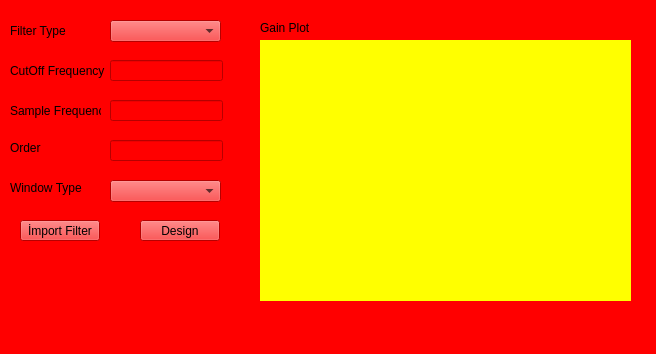
<?xml version="1.0" encoding="UTF-8"?>
<ui version="4.0">
 <class>FilterDesigner</class>
 <widget class="QMainWindow" name="FilterDesigner">
  <property name="geometry">
   <rect>
    <x>0</x>
    <y>0</y>
    <width>656</width>
    <height>354</height>
   </rect>
  </property>
  <property name="windowTitle">
   <string>FilterDesigner</string>
  </property>
  <property name="styleSheet">
   <string notr="true">background-color: rgb(255, 0, 0);</string>
  </property>
  <widget class="QWidget" name="centralwidget">
   <widget class="QCustomPlot" name="GainPlotter" native="true">
    <property name="geometry">
     <rect>
      <x>260</x>
      <y>40</y>
      <width>371</width>
      <height>261</height>
     </rect>
    </property>
    <property name="styleSheet">
     <string notr="true">
background-color: rgb(255, 255, 0);</string>
    </property>
   </widget>
   <widget class="QPushButton" name="DesignButton">
    <property name="geometry">
     <rect>
      <x>140</x>
      <y>220</y>
      <width>80</width>
      <height>21</height>
     </rect>
    </property>
    <property name="text">
     <string>Design</string>
    </property>
   </widget>
   <widget class="QComboBox" name="FilterSellector">
    <property name="geometry">
     <rect>
      <x>110</x>
      <y>20</y>
      <width>111</width>
      <height>22</height>
     </rect>
    </property>
    <property name="styleSheet">
     <string notr="true"/>
    </property>
   </widget>
   <widget class="QLabel" name="label">
    <property name="geometry">
     <rect>
      <x>10</x>
      <y>20</y>
      <width>91</width>
      <height>21</height>
     </rect>
    </property>
    <property name="text">
     <string>Filter Type</string>
    </property>
   </widget>
   <widget class="QLabel" name="label_2">
    <property name="geometry">
     <rect>
      <x>10</x>
      <y>140</y>
      <width>81</width>
      <height>16</height>
     </rect>
    </property>
    <property name="text">
     <string>Order</string>
    </property>
   </widget>
   <widget class="QLineEdit" name="FilterOrder">
    <property name="geometry">
     <rect>
      <x>110</x>
      <y>140</y>
      <width>113</width>
      <height>21</height>
     </rect>
    </property>
    <property name="styleSheet">
     <string notr="true"/>
    </property>
   </widget>
   <widget class="QLabel" name="label_3">
    <property name="geometry">
     <rect>
      <x>260</x>
      <y>20</y>
      <width>131</width>
      <height>16</height>
     </rect>
    </property>
    <property name="text">
     <string>Gain Plot</string>
    </property>
   </widget>
   <widget class="QLabel" name="label_4">
    <property name="geometry">
     <rect>
      <x>10</x>
      <y>180</y>
      <width>91</width>
      <height>16</height>
     </rect>
    </property>
    <property name="text">
     <string>Window Type</string>
    </property>
   </widget>
   <widget class="QComboBox" name="WindowTypeSellector">
    <property name="geometry">
     <rect>
      <x>110</x>
      <y>180</y>
      <width>111</width>
      <height>22</height>
     </rect>
    </property>
   </widget>
   <widget class="QLabel" name="label_5">
    <property name="geometry">
     <rect>
      <x>10</x>
      <y>60</y>
      <width>101</width>
      <height>21</height>
     </rect>
    </property>
    <property name="text">
     <string>CutOff Frequency</string>
    </property>
   </widget>
   <widget class="QLineEdit" name="CuttOffFrequency">
    <property name="geometry">
     <rect>
      <x>110</x>
      <y>60</y>
      <width>113</width>
      <height>21</height>
     </rect>
    </property>
   </widget>
   <widget class="QLabel" name="label_6">
    <property name="geometry">
     <rect>
      <x>10</x>
      <y>100</y>
      <width>91</width>
      <height>21</height>
     </rect>
    </property>
    <property name="text">
     <string>Sample Frequency</string>
    </property>
   </widget>
   <widget class="QLineEdit" name="SampleFrequency">
    <property name="geometry">
     <rect>
      <x>110</x>
      <y>100</y>
      <width>113</width>
      <height>21</height>
     </rect>
    </property>
   </widget>
   <widget class="QPushButton" name="pushButton">
    <property name="geometry">
     <rect>
      <x>20</x>
      <y>220</y>
      <width>80</width>
      <height>21</height>
     </rect>
    </property>
    <property name="text">
     <string>İmport Filter</string>
    </property>
   </widget>
  </widget>
  <widget class="QMenuBar" name="menubar">
   <property name="geometry">
    <rect>
     <x>0</x>
     <y>0</y>
     <width>656</width>
     <height>20</height>
    </rect>
   </property>
  </widget>
  <widget class="QStatusBar" name="statusbar"/>
 </widget>
 <customwidgets>
  <customwidget>
   <class>QCustomPlot</class>
   <extends>QWidget</extends>
   <header>qcustomplot.h</header>
   <container>1</container>
  </customwidget>
 </customwidgets>
 <resources/>
 <connections/>
</ui>
